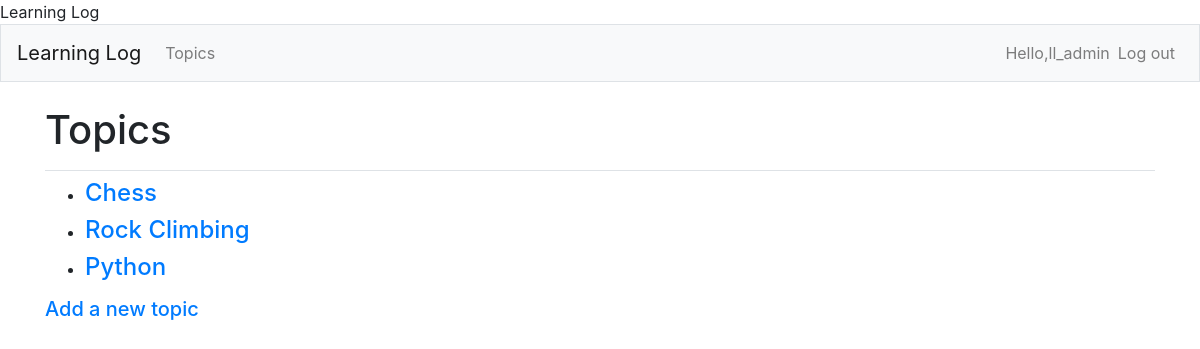
The app's page /topics/ (signed in), older data.
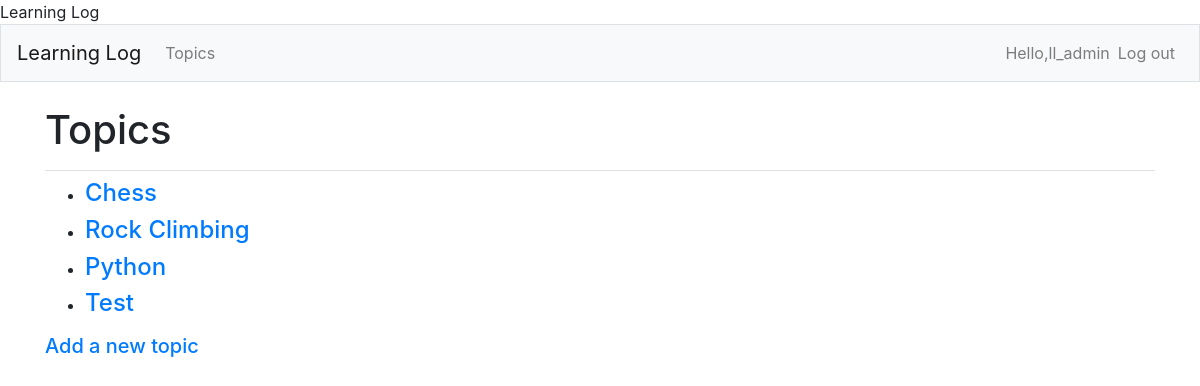
The same page, newer data.
### learning_logs/models.py (models this page shows)
class Topic(models.Model):
    text = models.CharField(max_length=200)  # 储存用户写的主题
    date_added = models.DateTimeField(auto_now_add=True)  # 自动标记文件创建时的时间
    owner = models.ForeignKey(User, on_delete=models.CASCADE)
    def __str__(self):
        return self.text

### learning_logs/views.py (the view)
# urls.py: path('topics/', views.topics, name='topics'),  # 主题列表
@login_required  # 检查用户登陆后，才继续运行下面代码
def topics(request):
    topics = Topic.objects.filter(owner=request.user).order_by('date_added')
    context = {'topics': topics}
    return render(request, 'learning_logs/topics.html', context)

### learning_logs/templates/learning_logs/topics.html
{% extends "learning_logs/base.html" %}
{% block page_header %}
    <h1>Topics</h1>
{% endblock page_header %}
{% block content %}
    <ul>
        {% for topic in topics %}
            <li>
                <h4><a href="{% url 'learning_logs:topic' topic.id %}">{{ topic }}</a></h4>
            </li>
        {% empty %}
            <li><h4>No topics have been added yet.</h4></li>
        {% endfor %}
    </ul>
    <h5><a href="{% url 'learning_logs:new_topic' %}">Add a new topic</a></h5>
{% endblock content %}

Row changes from the older to the newer data that the page shows:
added Topic: text "Test"
